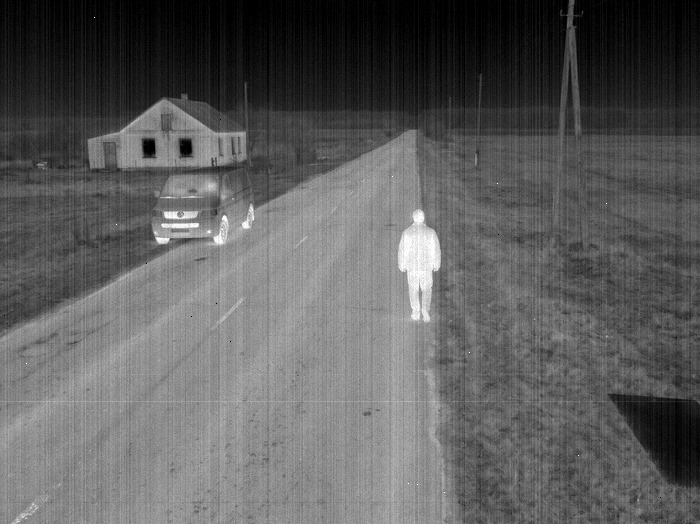
#> input picture lesson12/gen/p14_raw.jpg, 700 x 524 px, given in place of ill_target.png, which was not available
$ python p22_calib_cards.py ../lesson12/gen ../lesson12/gen/p11_smear.jpg
#> lines starting #> are read from the running program, lines starting #| are printed output that depends on the picture
"""Slide 22 ("Три родини extrinsic-калібрування"): fit three Gemini illustrations into the cards.

Usage: p22_calib_cards.py <src_dir> <out_dir>
Reads ill_target.png, ill_targetless.png, ill_motion.png (Gemini renders without text, prompts in versions/),
crops each to ASPECT around its content box, shifts the background to the card fill and fades the borders into it.
"""
import os
import sys

import numpy as np
from PIL import Image

src, out = sys.argv[1], sys.argv[2]
CARD = np.array([30, 33, 36], float)  # card fill, #1e2124
ASPECT = 1.9
# content box (x0, y0, x1, y1) as fractions of the render; the crop is the smallest ASPECT box around it
CONTENT = {"target": (0.06, 0.08, 0.94, 0.91), "targetless": (0.15, 0.07, 0.85, 0.89),
           "motion": (0.14, 0.11, 0.97, 0.84)}

for name, (fx0, fy0, fx1, fy1) in CONTENT.items():
    im = Image.open(os.path.join(src, f"ill_{name}.png")).convert("RGB")
    W0, H0 = im.size
#> W0 = 700; H0 = 524
    cw, ch = (fx1 - fx0) * W0, (fy1 - fy0) * H0
#> cw = 616; ch = 434.9
    cw, ch = max(cw, ch * ASPECT), max(ch, cw / ASPECT)
#> cw = 826.3
    cx, cy = (fx0 + fx1) / 2 * W0, (fy0 + fy1) / 2 * H0
#> cx = 350; cy = 259.4
    x0 = int(np.clip(cx - cw / 2, 0, W0 - cw)); y0 = int(np.clip(cy - ch / 2, 0, H0 - ch))
#> after `x0 = int(np.clip(cx - cw / 2, 0, W0 - cw))`: x0 = -126
#> after `y0 = int(np.clip(cy - ch / 2, 0, H0 - ch))`: y0 = 41
    a = np.asarray(im.crop((x0, y0, x0 + int(cw), y0 + int(ch)))).astype(float)
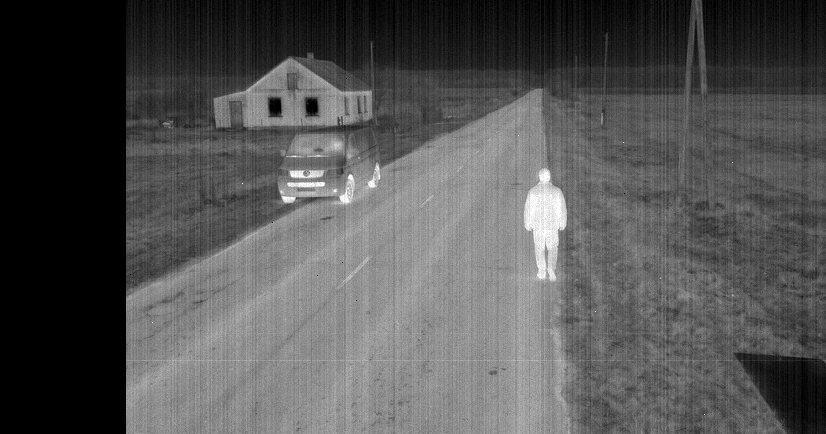
#> a: shape (434, 826, 3) float64; min 0, max 255, mean 82.8
    h, W = a.shape[:2]
#> h = 434; W = 826
    corners = np.concatenate([a[:20, :20], a[:20, -20:], a[-20:, :20], a[-20:, -20:]]).reshape(-1, 3)
#> corners = 1600 rows, first 8: [0, 0, 0], [0, 0, 0], [0, 0, 0], [0, 0, 0], [0, 0, 0], [0, 0, 0], [0, 0, 0], [0, 0, 0]
    a += CARD - np.median(corners, axis=0)
    r = 50
    yy = np.minimum(np.arange(h), np.arange(h)[::-1])[:, None]
    xx = np.minimum(np.arange(W), np.arange(W)[::-1])[None, :]
    m = np.clip(np.minimum(yy, xx) / r, 0, 1)[..., None]
    a = m * a + (1 - m) * CARD
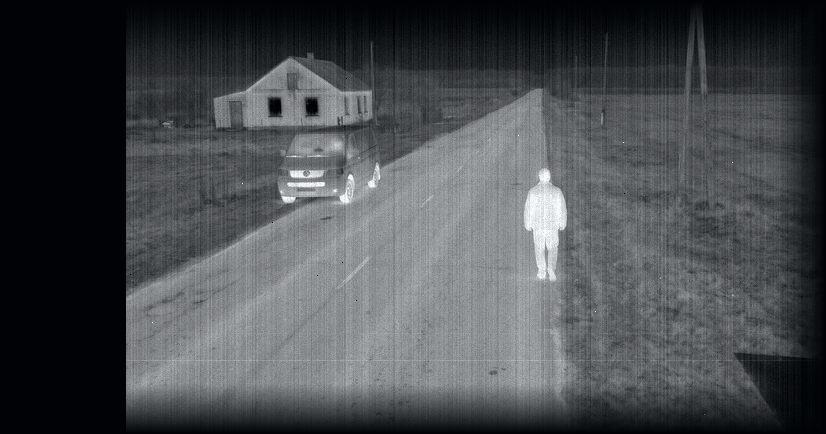
#> a: shape (434, 826, 3) float64; mean R, G, B 104.3, 107.3, 110.3; drawn with min black and max white
    Image.fromarray(a.clip(0, 255).astype(np.uint8)).save(os.path.join(out, f"p22_{name}.jpg"), quality=92)
    print(name, W, h)
#| target 826 434
#> pass 2 of the loop `for name, (fx0, fy0, fx1, fy1) in CONTENT.items():`:
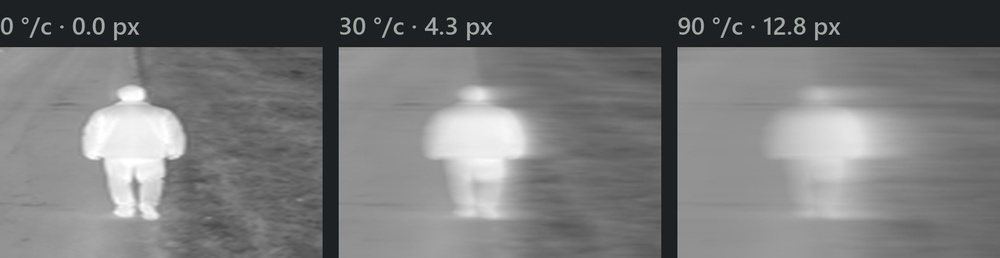
#> input picture lesson12/gen/p11_smear.jpg, 1000 x 258 px, shrunk from 1612 x 416 before the run, given in place of ill_targetless.png, which was not available
#> im is the input picture: PIL image 1000x258 RGB; mean R, G, B 117.6, 118.4, 119
#> `a = np.asarray(im.crop((x0, y0, x0 + int(cw), y0 + int(ch)))).astype(f..`:
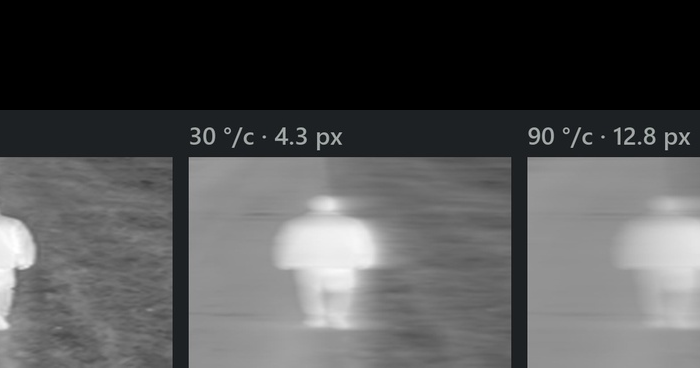
#> a: shape (368, 700, 3) float64; mean R, G, B 80.3, 80.9, 81.4
#> `a = m * a + (1 - m) * CARD`:
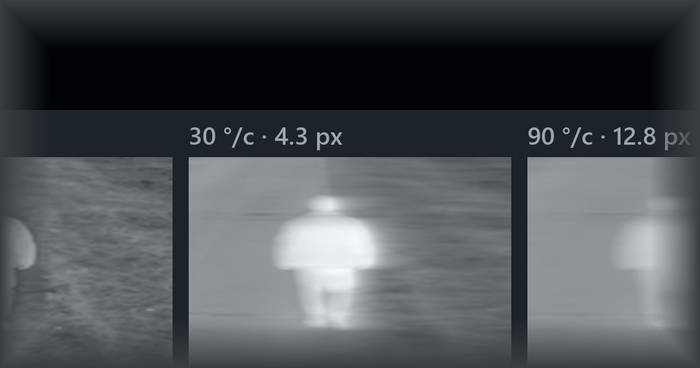
#> a: shape (368, 700, 3) float64; mean R, G, B 47.6, 51.2, 54.6; drawn with min black and max white
#| targetless 700 368
